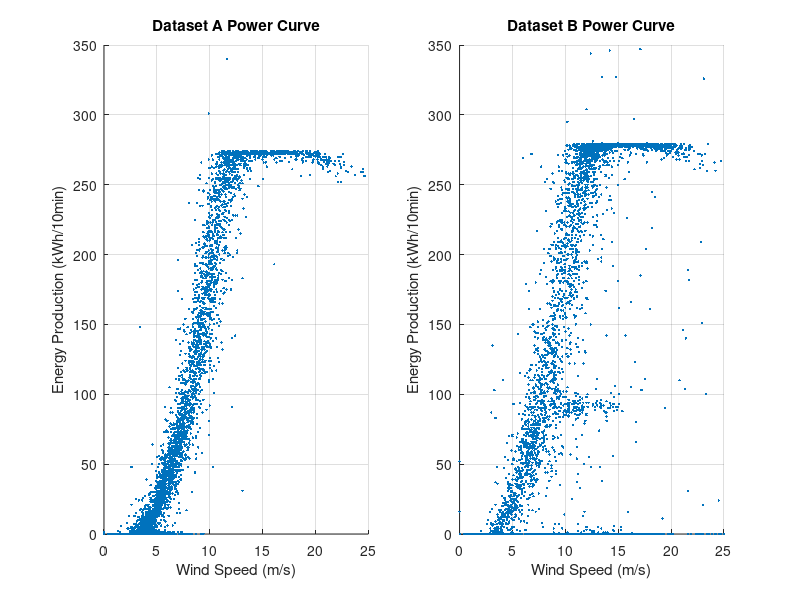
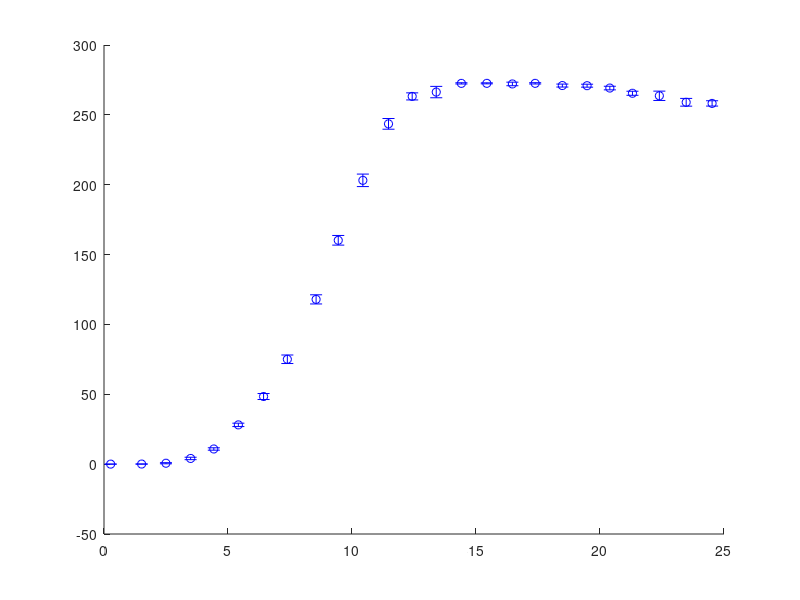

MATLAB code for these plots, in order: (Note: this script raises an error after producing the figures.)
%% Wind Turbine SCADA Analysis
clear; close all; clc;

%% Part 1: Data Summary and Scatter Plots
% Load data
load('turbine.mat');

% Create figure for scatter plots
figure('Position', [100 100 1200 500])

% Dataset A
subplot(1,2,1);
scatter(u_A, P_A, 3, 'filled');
xlabel('Wind Speed (m/s)');
ylabel('Energy Production (kWh/10min)');
title('Dataset A Power Curve');
xlim([0 25]); grid on;

% Dataset B
subplot(1,2,2);
scatter(u_B, P_B, 3, 'filled');
xlabel('Wind Speed (m/s)');
ylabel('Energy Production (kWh/10min)');
title('Dataset B Power Curve');
xlim([0 25]); grid on;

%% Part 2: Binned Analysis
% Initialize parameters
bin_edges = 0:25;
n_bins = length(bin_edges)-1;
alpha = 0.05;
z = norminv(1-alpha/2); % 1.96 for 95% CI

% Process Dataset A
[mean_u_A, mean_P_A, std_P_A, ci_A] = deal(nan(n_bins,1));
for b = 1:n_bins
    mask = (u_A >= bin_edges(b)) & (u_A < bin_edges(b+1));
    if sum(mask) < 3, continue; end
    
    mean_u_A(b) = mean(u_A(mask));
    mean_P_A(b) = mean(P_A(mask));
    std_P_A(b) = std(P_A(mask));
    ci_A(b) = z * std_P_A(b)/sqrt(sum(mask));
end

% Process Dataset B
[mean_u_B, mean_P_B, std_P_B, ci_B] = deal(nan(n_bins,1));
for b = 1:n_bins
    mask = (u_B >= bin_edges(b)) & (u_B < bin_edges(b+1));
    if sum(mask) < 3, continue; end
    
    mean_u_B(b) = mean(u_B(mask));
    mean_P_B(b) = mean(P_B(mask));
    std_P_B(b) = std(P_B(mask));
    ci_B(b) = z * std_P_B(b)/sqrt(sum(mask));
end

%% Plot Binned Results
figure;
hold on;

% Dataset A with CI
errorbar(mean_u_A, mean_P_A, ci_A, 'bo', 'MarkerFaceColor', 'b', 'LineWidth', 1.5);

% Dataset B with CI
errorbar(mean_u_B, mean_P_B, ci_B, 'rs', 'MarkerFaceColor', 'r', 'LineWidth', 1.5);

xlabel('Wind Speed (m/s)');
ylabel('Mean Energy Production (kWh/10min)');
title('Binned Power Curves with 95% Confidence Intervals');
legend('Dataset A', 'Dataset B', 'Location', 'northwest');
grid on;
xlim([0 25]);

%% Results Commentary
% The analysis shows:
% 1. Dataset A achieves higher energy output at lower wind speeds
% 2. Dataset B exhibits wider confidence intervals, indicating higher variability
% 3. Both datasets show expected cubic relationship below rated wind speeds
% 4. Clear performance degradation visible in Dataset B above 15 m/s
